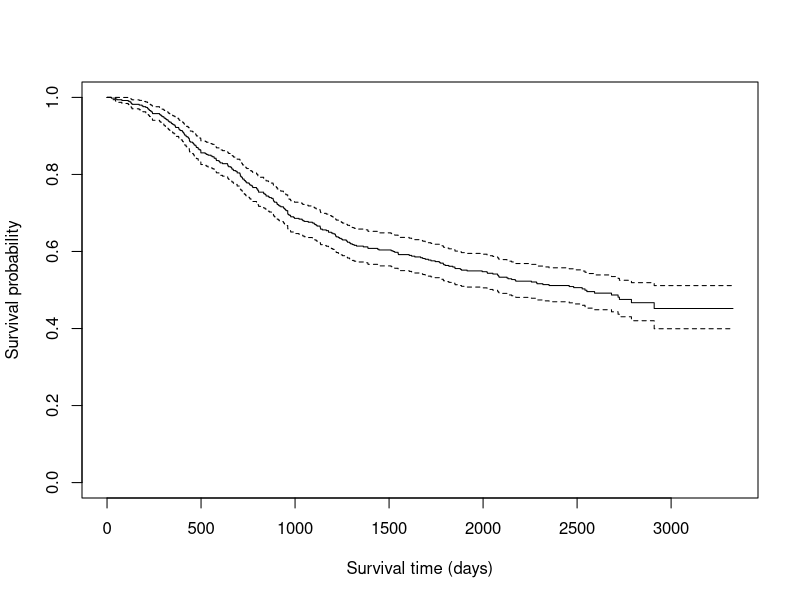
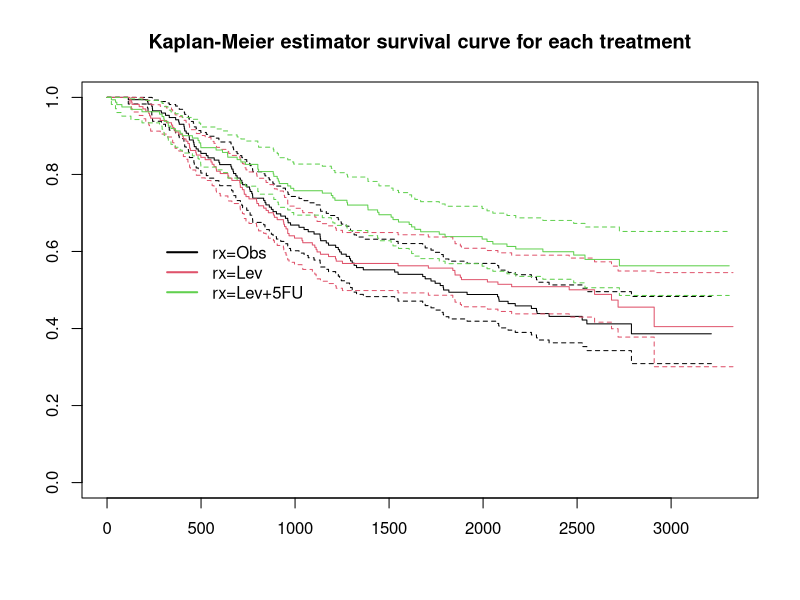
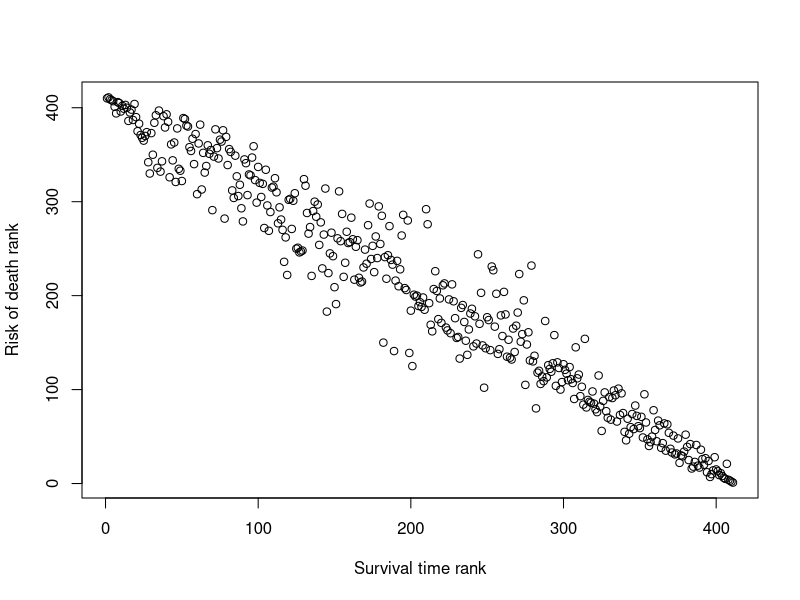

The R source for these figures, in order:
## ---- chunk 1
knitr::opts_chunk$set(echo = TRUE)
## ---- chunk 2
library(survival)
#Only time-to-death rows
colondata <- colon[colon$etype==2,]
colondata$study <- NULL
colondata$etype <- NULL
trainset <- colondata[1:500,]
testset <- colondata[501:929,]
## ---- chunk 3
#censoring rate
censorRate <- nrow(trainset[trainset$status==1,])/nrow(trainset)
print(sprintf("Censoring Rate: %f", censorRate))
## ---- chunk 4
#mean survival time
mean <- mean(trainset$time)
#median survival time
median <- median(trainset$time)
#min survival time
min <- min(trainset$time)
#max survival time
max <- max(trainset$time)
results <- data.frame("Overall Descriptive Statistics (Survival Time in days)",
mean, median, min, max)
names(results) <- c("Name", "Mean", "Median", "Min", "Max")
knitr::kable(results, caption="mean/median/min/max values of the survival time in days")
## ---- chunk 5
#survival time statistics for status = 1 (censored)
meanCensor <- mean(trainset[trainset$status==1, "time"])
medianCensor <- median(trainset[trainset$status==1, "time"])
minCensor <- min(trainset[trainset$status==1, "time"])
maxCensor <- max(trainset[trainset$status==1, "time"])

#survival time statistics for status = 0 (non-censored)
meanNoCensor <- mean(trainset[trainset$status==0, "time"])
medianNoCensor <- median(trainset[trainset$status==0, "time"])
minNoCensor <- min(trainset[trainset$status==0, "time"])
maxNoCensor <- max(trainset[trainset$status==0, "time"])

results[nrow(results) + 1,] = list(Name="Survival time stats for censored status=1", 
                                   meanCensor, medianCensor,minCensor,maxCensor)
results[nrow(results) + 1,] = list(Name="Survival time stats for non-censored status=0", 
                                   meanNoCensor, medianNoCensor,minNoCensor,maxNoCensor)
knitr::kable(results[2:3,], caption="Survival Time Statistics for each status")
## ---- chunk 6
kmfit=survfit(Surv(time, status) ~ 1, type="kaplan-meier", conf.type="log", data=trainset)
plot(kmfit, xlab="Survival time (days)", ylab="Survival probability")
## ---- chunk 7
summary(kmfit, times = 400)
## ---- chunk 8
treatkmfit=survfit(Surv(time, status) ~ rx, type="kaplan-meier", conf.type="log", 
data=trainset)
plot(treatkmfit, col=1:3, conf.int=TRUE)
legend(240, .65, c("rx=Obs", "rx=Lev", "rx=Lev+5FU"),
lty=c(1,1,1), col=c(1,2,3), bty='n', lwd=2)
title("Kaplan-Meier estimator survival curve for each treatment")
## ---- chunk 9
survdiff(formula=Surv(time, status)~rx, data=trainset)
## ---- chunk 10
fitcox=coxph(Surv(time, status)~rx, data=trainset)
summary(fitcox)
## ---- chunk 11
fitcox=coxph(Surv(time, status)~ . -id, data=trainset)
summary(fitcox)
predcoxrisk=predict(fitcox, newdata=testset, type="risk")
id_501_risk <-predcoxrisk[1]
## ---- chunk 12
testset$risk <- predcoxrisk

testset[is.na(testset$risk)==TRUE,]
## ---- chunk 13
toprisk <- testset[order(testset$risk, decreasing = TRUE, na.last = TRUE),]
toprisk[1:4,]
## ---- chunk 14
fitaft = survreg(Surv(time, status)~. -id, data=trainset, dist="lognormal")
summary(fitaft)
## ---- chunk 15
predaft = predict(fitaft, newdata=testset, type="response")
testset$survtime <- predaft
testsetNoNa <- na.omit(testset)
medianActualTime <- median(testsetNoNa$time)
medianAFTTime <- median(testsetNoNa$survtime)
aftMAE <- mean(abs(testsetNoNa$survtime-testsetNoNa$time))
aftMSE <- mean((testsetNoNa$survtime-testsetNoNa$time)^2)
## ---- chunk 16
topsurvival <- testsetNoNa[order(testsetNoNa$survtime, decreasing = TRUE),]
topsurvival$rank <- seq_along(topsurvival[,1])
toprisk <- testset[order(testset$risk, decreasing = TRUE),]
toprisk <- na.omit(toprisk)
toprisk$rank <- seq_along(toprisk[,1])
topsurvival <- topsurvival[order(topsurvival$id, decreasing = FALSE),]
toprisk <- toprisk[order(toprisk$id, decreasing = FALSE),]
testsetNoNa$survrank <- topsurvival$rank
testsetNoNa$riskrank <- toprisk$rank
plot(testsetNoNa$survrank, testsetNoNa$riskrank, xlab="Survival time rank", 
ylab="Risk of death rank")
